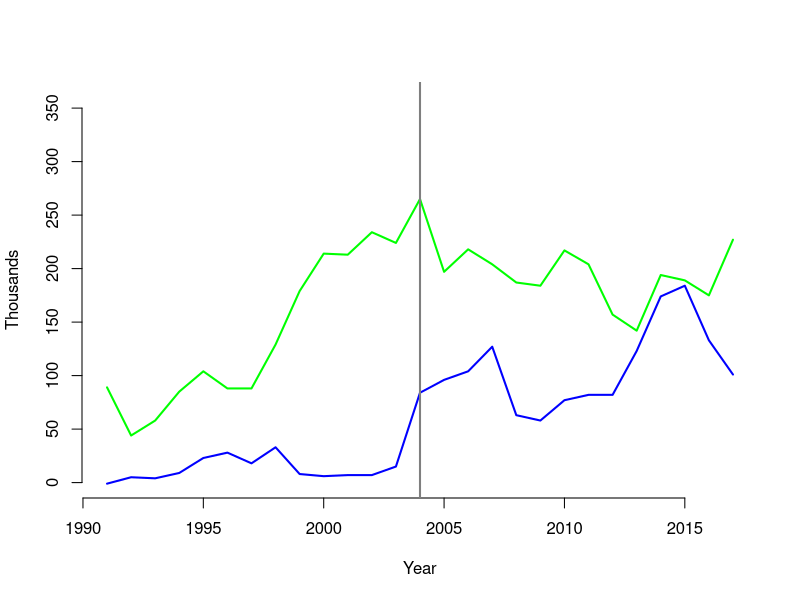
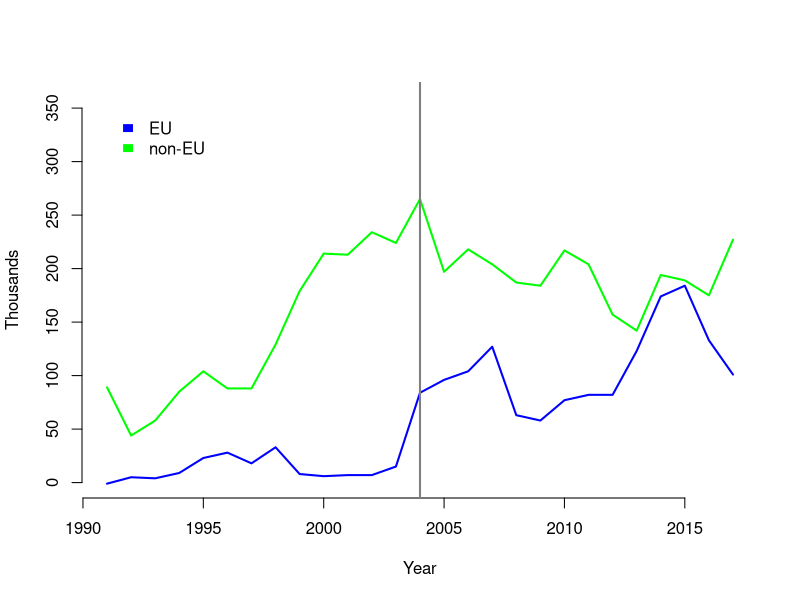
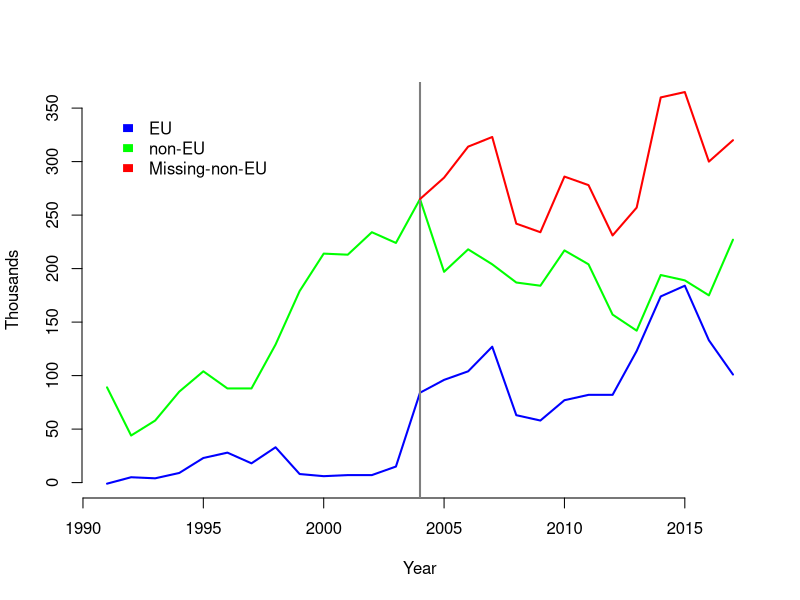

Generate these figures, in order, with R:
## ---- chunk 1
# Read in the data 
d <- read.csv('net-migration-by-citizen.csv')  

# Add EU migration after 2003
m91_03 <- median(d[1:13,5]) # but subtract the median migration before 2003
d$nonEU.plus <- d$Non.EU + d$EU - m91_03
d[1:14,6] <- d[1:14,4]

# Graph of migration to the UK, EU and non-EU 
par(lwd=2)
plot(d[,1],d[,4],typ='l',bty='n',xlab='Year',ylab='Thousands',col='green',ylim=c(0,360))
lines(d[,1],d[,5],col='blue')
abline(v=2004,col='gray50')
p <- recordPlot()
p
legend(x=1991,y=350,legend=c('EU','non-EU'), fill=c('blue','green'),bty='n',border='white')
## ---- chunk 2
p
lines(d[14:nrow(d),1],d[14:nrow(d),6], col='red')
legend(x=1991,y=350,legend=c('EU','non-EU','Missing-non-EU'), fill=c('blue','green','red'),bty='n',border='white')
